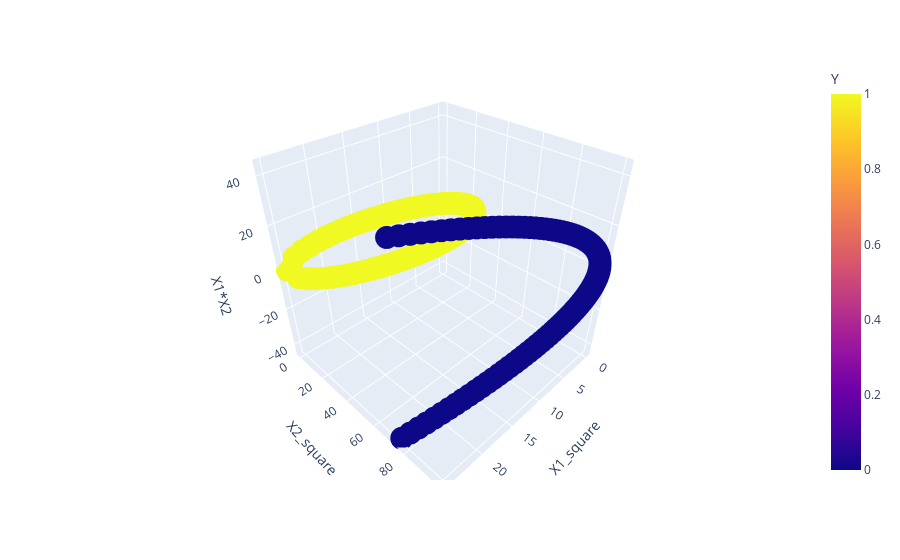

The notebook cell this image was saved under:
### Code cell
import plotly.express as pb
fig=pb.scatter_3d(df,x='X1_square',y='X2_square',z='X1*X2',color='Y')
fig.show()
plt.show()

### Figure 1 — Plotly figure (JSON) as saved in the notebook; plotly's stock layout.template omitted (floating-point values rounded to 4 significant figures; data arrays with more than 128 entries replaced by an {"elided": "..."} marker saying what was removed)
{"data": [{"hovertemplate": "X1_square=%{x}<br>X2_square=%{y}<br>X1*X2=%{z}<br>Y=%{marker.color}<extra></extra>", "legendgroup": "", "marker": {"color": {"elided": "400 int values"}, "coloraxis": "coloraxis", "symbol": "circle"}, "mode": "markers", "name": "", "scene": "scene", "showlegend": false, "type": "scatter3d", "x": {"elided": "400 float values"}, "y": {"elided": "400 float values"}, "z": {"elided": "400 float values"}}], "layout": {"coloraxis": {"colorbar": {"title": {"text": "Y"}}, "colorscale": [[0, "#0d0887"], [0.1111, "#46039f"], [0.2222, "#7201a8"], [0.3333, "#9c179e"], [0.4444, "#bd3786"], [0.5556, "#d8576b"], [0.6667, "#ed7953"], [0.7778, "#fb9f3a"], [0.8889, "#fdca26"], [1, "#f0f921"]]}, "legend": {"tracegroupgap": 0}, "margin": {"t": 60}, "scene": {"domain": {"x": [0, 1], "y": [0, 1]}, "xaxis": {"title": {"text": "X1_square"}}, "yaxis": {"title": {"text": "X2_square"}}, "zaxis": {"title": {"text": "X1*X2"}}}}}
